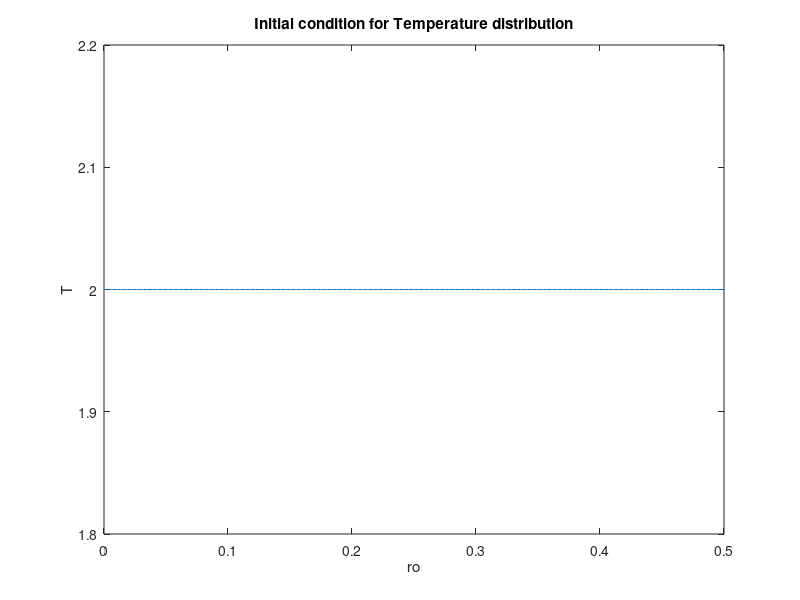
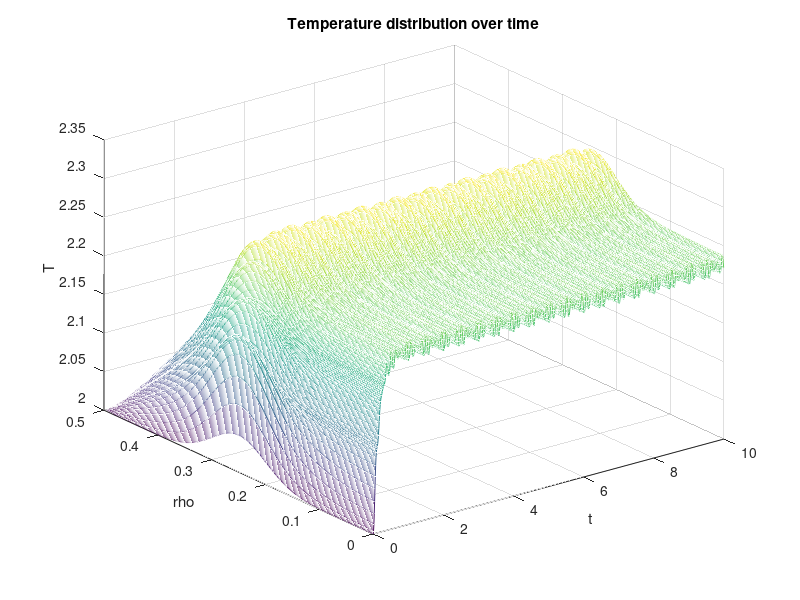
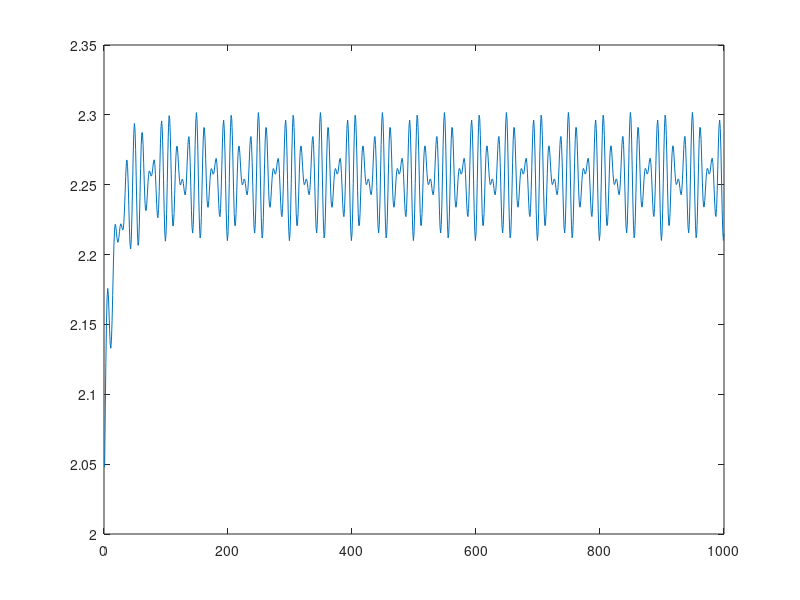
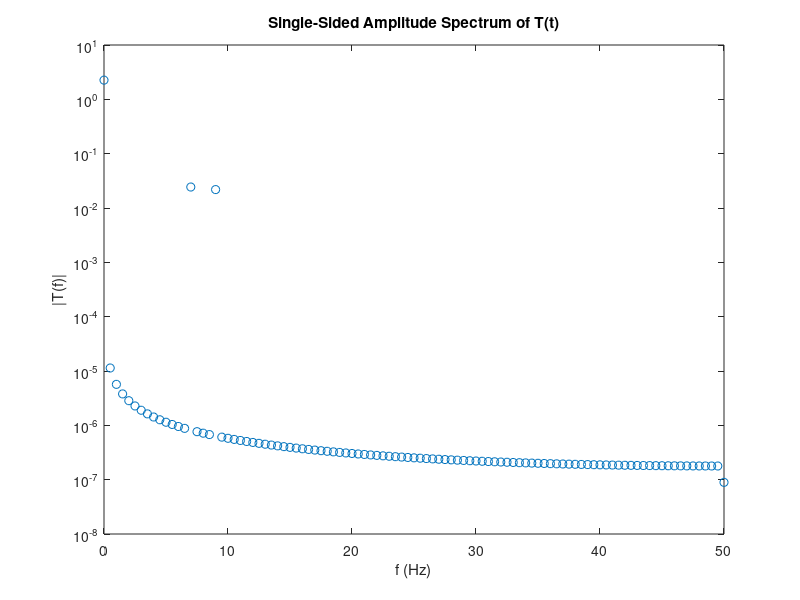

Here is the MATLAB script that generated these plots, in order:
clc; clear all; close all
L = .5; % length in spatial coordinates
% L = 1;
rho_start = 0; rho_end = L;
t_start = 0.0; t_end = 10;
a = 0;  
C = 2; % constant temperature at the end of the bar
n = 498;  % grid points in space
m = 1000.; % timestamps

t = linspace(t_start,t_end - t_end/m ,m);
rho = linspace(rho_start,rho_end,n+2)'; %TODO check how you define the grid spacing
drho = rho(2) - rho(1);
dt = t(2) - t(1); Fs = 1/dt;

P = 200*normpdf(0,-round(n/2):round(n/2)+1,50)';
plot(P)
pvec = sin(2*pi*7*t) + sin(2*pi*9*t) + 3;
for j = 1:n+2
   pvect(j,:) = pvec;  
end
gamma = 1e6; % Diffusivity constant
% gamma = 1;

q = dt / (drho^2) * 2/3

Adiag = (2*q + 1)*ones(n+2,1); Adiag(end) = 1;
Aover = -q*ones(n+2,1); Aover(2) = -2.*q;
Aunder = -q*ones(n+2,1); Aunder(n+1:end) = 0;

A = spdiags([Aunder,Adiag,Aover],[-1 0 1],n+2,n+2);

b = zeros(n+2,1);
b(1) = -2.*q*a*drho;
% b(end) = q*C;

rho = linspace(rho_start,rho_end, n+2)';

T_tk = 0*100*normpdf(0,-round(n/2):round(n/2)+1,50)' + C;
T_tk(end) = C;

figure(1)
plot (rho,T_tk,'-')
title ('Initial condition for Temperature distribution')
xlabel ('ro')
ylabel ('T')

%%%%%%%%%%%%%%%%%%%%%%%%%%%%%%%%%

T=zeros(n+2,m);
T(:,1) = T_tk;

for k = 1:m
    c = T_tk + b;
    T_tk_1 = A\c;
    T_tk_1 = T_tk_1 + dt*P.*pvect(:,k);
    T(:,k) = T_tk_1;
    T_tk = T_tk_1;
end

figure(2)
mesh (t,rho,T)
title ('Temperature distribution over time')
xlabel ('t')
ylabel ('rho')
zlabel ('T')

figure(3)
plot(T((n+2)/2,:))

 m = 200;
S = T((n+2)/2,801:end);
Y = fft(S)/length(S);
P2 = abs(Y);
P1 = P2(1:m/2+1);
P1(2:end-1) = 2*P1(2:end-1);

f = Fs*(0:(m/2))/m;
figure(4)

stem(f,P1) ;
set(gca,'YScale','log'); 
title('Single-Sided Amplitude Spectrum of T(t)')
xlabel('f (Hz)')
ylabel('|T(f)|')
